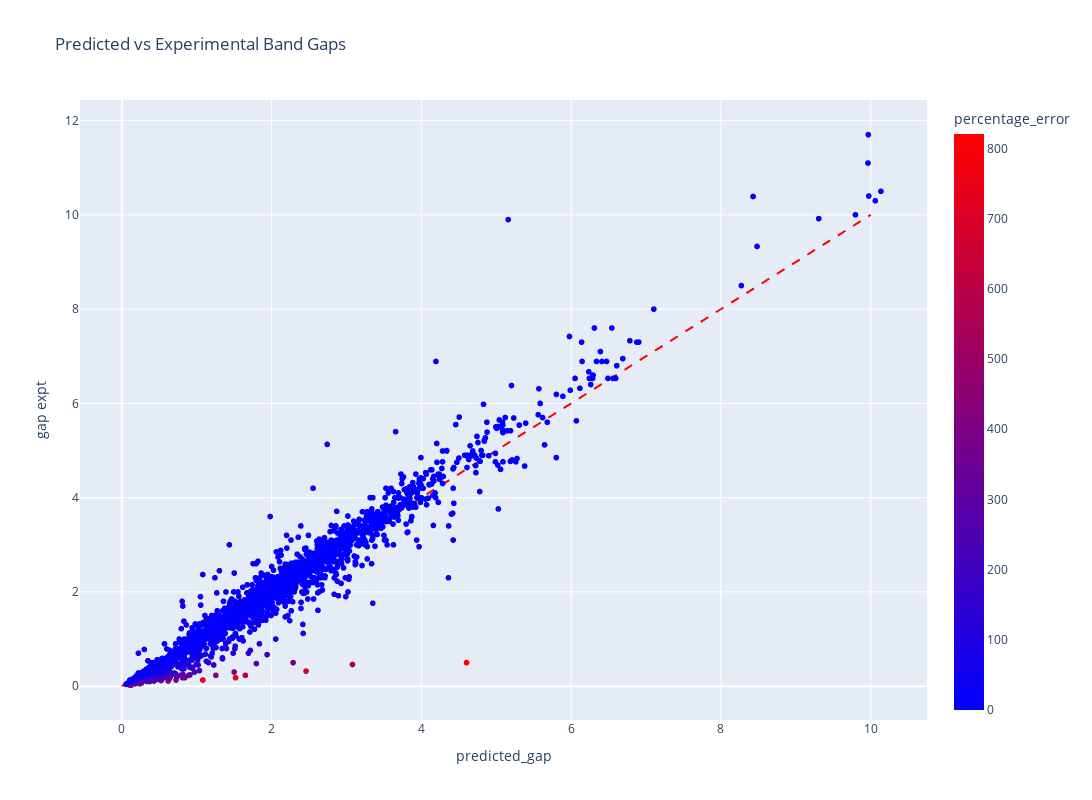

Source (notebook cell):
### Markdown cell above
Sekarang, coba kita plot hasil prediksi vs band gap eksperimental yang asli dari data.

### Code cell
reference_line = go.Scatter(
    x=[0, 10],
    y=[0,10] ,
    line=dict(color='red', dash='dash'),
    mode="lines",
    showlegend=False
)

fig = px.scatter(data,
    x="predicted_gap",
    y="gap expt",
    hover_name="composition",
    color="percentage_error",
    title="Predicted vs Experimental Band Gaps",
    color_continuous_scale=px.colors.sequential.Bluered,
    width=1200,
    height=800,
)

fig.add_trace(reference_line)
fig.show()

### Figure 1 — Plotly figure (JSON) as saved in the notebook; plotly's stock layout.template omitted (floating-point values rounded to 4 significant figures; data arrays with more than 128 entries replaced by an {"elided": "..."} marker saying what was removed)
{"data": [{"hovertemplate": "<b>%{hovertext}</b><br><br>predicted_gap=%{x}<br>gap expt=%{y}<br>percentage_error=%{marker.color}<extra></extra>", "hovertext": {"elided": "2154 str values"}, "legendgroup": "", "marker": {"color": {"elided": "2154 float values"}, "coloraxis": "coloraxis", "symbol": "circle"}, "mode": "markers", "name": "", "showlegend": false, "type": "scattergl", "x": {"elided": "2154 float values"}, "xaxis": "x", "y": {"elided": "2154 float values"}, "yaxis": "y"}, {"line": {"color": "red", "dash": "dash"}, "mode": "lines", "showlegend": false, "type": "scatter", "x": [0, 10], "y": [0, 10]}], "layout": {"coloraxis": {"colorbar": {"title": {"text": "percentage_error"}}, "colorscale": [[0, "rgb(0,0,255)"], [1, "rgb(255,0,0)"]]}, "height": 800, "legend": {"tracegroupgap": 0}, "title": {"text": "Predicted vs Experimental Band Gaps"}, "width": 1200, "xaxis": {"anchor": "y", "domain": [0, 1], "title": {"text": "predicted_gap"}}, "yaxis": {"anchor": "x", "domain": [0, 1], "title": {"text": "gap expt"}}}}
